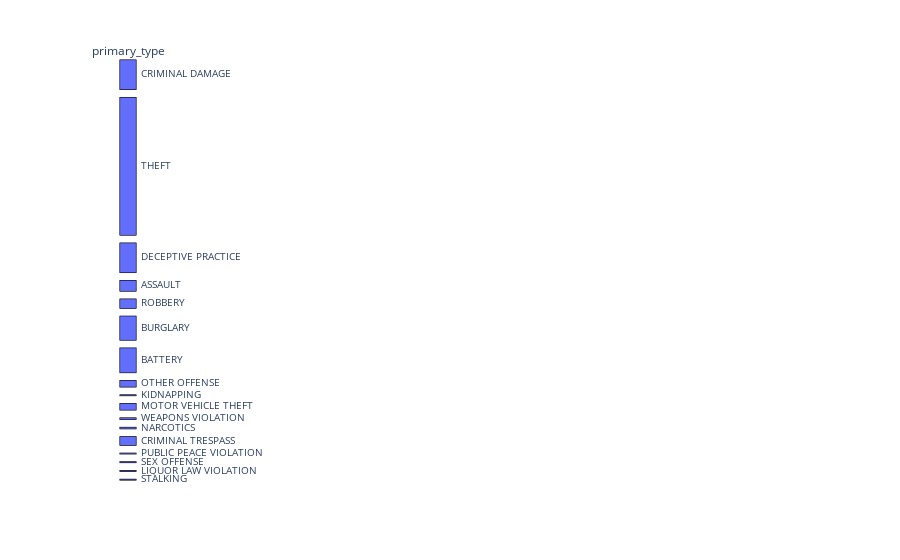

The notebook cell saved with this chart:
### Code cell
cat = df1[['primary_type', 'description', 'location_description', 'id']]
cat[['primary_type', 'description', 'location_description']] = cat[['primary_type', 'description', 'location_description']].astype('category')
cat = cat.dropna()

fig3 = px.parallel_categories(df1, dimensions = ['primary_type', 'description', 'location_description']
                             )
fig3.show()
cat.info()

### Figure 1 — Plotly figure (JSON) as saved in the notebook; plotly's stock layout.template omitted (floating-point values rounded to 4 significant figures; data arrays with more than 128 entries replaced by an {"elided": "..."} marker saying what was removed)
{"data": [{"dimensions": [{"label": "primary_type", "values": {"elided": "416 str values"}}], "domain": {"x": [0, 1], "y": [0, 1]}, "name": "", "type": "parcats"}], "layout": {"legend": {"tracegroupgap": 0}, "margin": {"t": 60}}}
